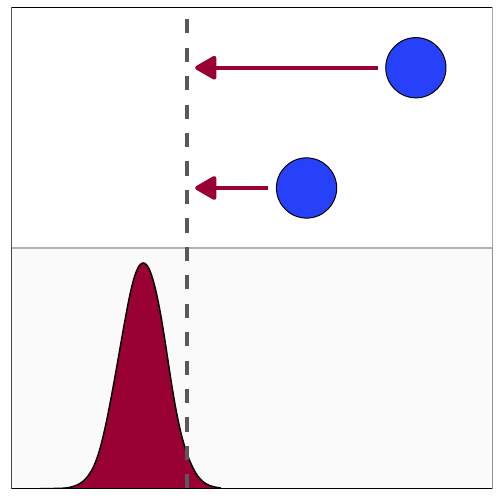

Write the R code that produced this figure.
library(dplyr)
library(ggplot2)


draws <- rnorm(n = 10000, .1, sd = .02)

rc <- (sd(draws) * 2) + mean(draws)

plt <- ggplot() +
  geom_rect(aes(xmin = -Inf, xmax = Inf, ymin = -Inf, ymax = 20), colour = 'grey70', fill = 'grey98') +
  geom_density(aes(draws), adjust = 2, fill = '#990033', trim = TRUE) +
  geom_point(aes(y = 25, x = .25), shape = 21, fill = '#2740fa', size = 20) +
  geom_point(aes(y = 35, x = .35), shape = 21, fill = '#2740fa', size = 20) +
  geom_segment(aes(y = 25, yend = 25, x = .215, xend = .15),
               arrow = arrow(length = unit(0.5, "cm"), type="closed"),
               size = 1.4,
               colour = '#990033') +
  geom_segment(aes(y = 35, yend = 35, x = .315, xend = .15),
               arrow = arrow(length = unit(0.5, "cm"), type="closed"),
               size = 1.4,
               colour = '#990033') +
  geom_vline(xintercept = rc, size = 1.2, colour = 'grey35', linetype = 2) +
  theme_bw() +
  scale_x_continuous(limits = c(0.0, 0.4)) +
  scale_y_continuous(limits = c(0, 40), expand = c(0,0)) +
  xlab('Proportion of Forested Landbase') +
  theme(axis.title = element_blank(),
        axis.text = element_blank(),
        axis.ticks = element_blank(),
        panel.border = element_rect(colour = "black"),
        panel.grid.major = element_blank(),
        panel.grid.minor = element_blank())
plt
ggsave(plt, filename = here::here('figs/conceptual figure/departure.pdf'), height = 5, width = 5)

